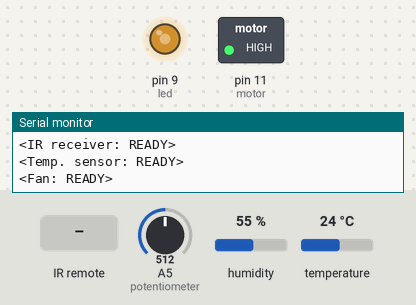
A sketch run on a simulated Arduino Uno, built with avr-gcc and run on an emulated ATmega328P. Parts: switched loads named in the sketch (green lamp = pin HIGH), output pins drawn as LEDs (lit = HIGH), the last lines printed to the serial monitor. Dashed ring = blinking. The inputs (shaded band) are chosen by the test bench; at power-on: A5 (potentiometer) = 512, humidity 55 %, temperature 24 °C.

Above: at 1.5 s.
1.6 s: A5 (potentiometer) set to 605
4.6 s: A5 (potentiometer) set to 625
At 5.28 s:
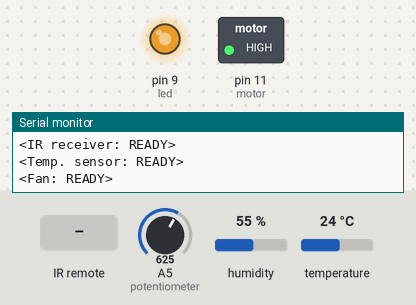
7.6 s: infrared code 0xFFA25D received
At 8.2 s:
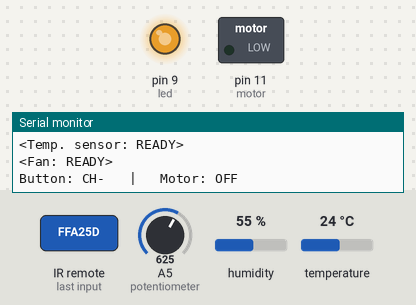
10.6 s: infrared code 0xFFE21D received
At 10.8 s:
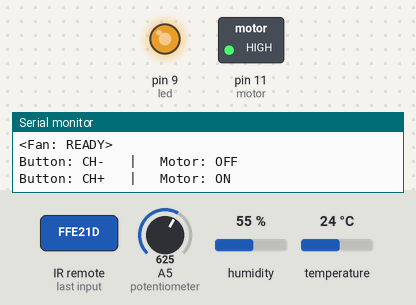
13.6 s: A5 (potentiometer) set to 306
At 14.42 s:
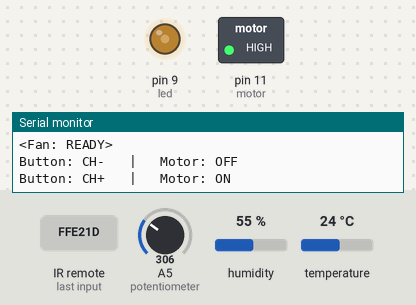
Timing chart, 0 to 17.6 s (numbered marks = the images above; inputs shaded):
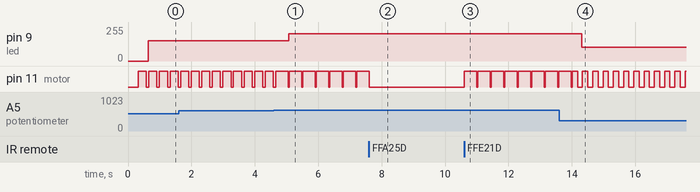

Measured:
- the behaviour switches between 617 and 618 on A5 (potentiometer) (found by bisection; images 0 and 1)
- after the input at 4.6 s, pin 9 (led): 153/255 → 204/255 after 0.46 s; pin 11 (motor): alternates HIGH for 0.40 s and LOW for 0.03 s, starting after 0.46 s
- after the input at 7.6 s, pin 11 (motor): goes on until 7.6 s, then stays LOW
- after the input at 10.6 s, pin 11 (motor): alternates HIGH for 0.40 s and LOW for 0.03 s, starting at once
- after the input at 13.6 s, pin 9 (led): 204/255 → 102/255 after 0.71 s
- by itself, pin 11 (motor): alternates HIGH for 0.26 s and LOW for 0.08 s

The sketch:

FinalCodeV3_Pot.ino
```cpp
/* PWR          FF629D
  CH            FFE21D
  |<<           FF22DD
  >|            FFC23D
  >>|           FF02FD
  -             FFE01F
  Plus          FFA857
  EQ            FF906F
  0             FF6897
  100           FF9867
  200           FFB04F
  1             FF30CF
  2             FF18E7
  3             FF7A85
  4             FF10EF
  5             FF38C7
  6             FF5AA5
  7             FF42BD
  8             FF48B5
  9             FF52AD */
#include <dht.h>
#define dht_dpin A0 //ANALOG 0
dht DHT;

#include <IRremote.h>
int RECV_PIN = 7; //IR PIN
IRrecv irrecv(RECV_PIN);
decode_results results;

int motor = 11; //PWM/DIGITAL 11
boolean autoMan = false;
boolean motorOn = true;
boolean power = false;
int autoMotorSpeed = 0;
int manMotorSpeed = 0;
int motorMan = 0;

int button = 13; //DIGITAL 11
int led = 9;
int t = 0;

boolean track;

int potentiometer = 5;
boolean pot;

void setup() {
  // put your setup code here, to run once:
  pinMode(motor, OUTPUT);
  pinMode(led, OUTPUT);
  Serial.begin(9600);
  irrecv.enableIRIn();
  Serial.println("Group 1-1 Auto-adjusting Fan\n");
  delay(50);
  Serial.print("<IR receiver: ");
  delay(50);
  Serial.println("READY>");
  delay(50);
  Serial.print("<Temp. sensor: ");
  delay(50);
  Serial.println("READY>");
  delay(50);
  Serial.print("<Fan: ");
  delay(50);
  Serial.println("READY>\n\n");
}

void autoManIR() {
  switch (results.value) {
    case 0xFF38C7:
      autoMan = !autoMan;
      Serial.print("Button; 5 |   AUTO/MAN: ");
      Serial.println(autoMan);
      irrecv.resume();
      break;
    case 0x488F3CBB:
      autoMan = !autoMan;
      Serial.print("Button; 5 |   AUTO/MAN: ");
      Serial.println(autoMan);
      irrecv.resume();
      break;
    case 0xFFA25D:
    Serial.println("Button: CH-   |   Motor: OFF");
      t = 0;
      autoMan = false;
      motorOn = false;
      irrecv.resume();
      break;
    case 0xE318261B:
    Serial.println("Button: CH-   |   Motor: OFF");
      t = 0;
      autoMan = false;
      motorOn = false;
      irrecv.resume();
      break;


    case 0xFFE21D:
      Serial.println("Button: CH+   |   Motor: ON  ");
      motorOn = true;
      irrecv.resume();
      break;
    case 0xEE886D7F:
      Serial.println("Button: CH+   |   Motor: ON  ");
      motorOn = true;
      irrecv.resume();
      break;
  }
}
void translateIR() {
  switch (results.value) {
    case 0xFF30CF:
      Serial.println("Button: 1   |   Motor: HIGH  ");
      t = 1;
      track = true;
      irrecv.resume();
      break;
    case 0x9716BE3F:
      Serial.println("Button: 1   |   Motor: HIGH  ");
      t = 1;
      track = true;
      irrecv.resume();
      break;


    case 0xFF18E7:
      Serial.println("Button: 2   |   Motor: MED  ");
      t = 2;
      irrecv.resume();
      break;
    case 0x3D9AE3F7:
      Serial.println("Button: 2   |   Motor: MED  ");
      t = 2;
      irrecv.resume();


    case 0xFF7A85:
      Serial.println("Button: 3   |   Motor: LOW  ");
      t = 3;
      irrecv.resume();
      break;
    case 0x6182021B:
      Serial.println("Button: 3   |   Motor: LOW  ");
      t = 3;
      irrecv.resume();
      break;
  }
}
void loop() {
  // put your main code here, to run repeatedly:
  int potRead = analogRead(potentiometer);
  potRead = map(potRead, 0, 1023, 0, 255);
  int potTrack = constrain(potRead, 0, 255);

  DHT.read11(dht_dpin);
  double tempFahr = round(DHT.temperature * 1.8) + 32;
  int temp = map(tempFahr, 72, 80, 80, 255);
  temp = constrain(temp, 0, 255);

  if (irrecv.decode(&results))
  {
    autoManIR();

    if (autoMan == false && pot == false)
    {
      translateIR();
      //Serial.println(results.value, HEX);
    }
    irrecv.resume(); // Receive the next value
  }
  if (potTrack > 51)
      {
        autoMan = false;
      }
  {
    if (pot == false)
    {
      if (t == 0)
      {
        analogWrite(motor, 0);
        analogWrite(led, 0);
      }
      if (t == 1)
      {
        analogWrite(motor, 255);
        analogWrite(led, 255);
      }
      if (t == 2)
      {
        analogWrite(motor, 255);
        delay(400);
        analogWrite(motor, 0);
        delay(10);
        analogWrite(led, 160);
      }
      if (t == 3)
      {
        analogWrite(motor, 255);
        delay(255);
        analogWrite(motor, 0);
        delay(55);
        analogWrite(led, 90);
      }
    }

    if (autoMan == true && motorOn == true)
    {
      if (temp < 80)    {
        digitalWrite(motor, LOW);
        digitalWrite(led, LOW);
      }
      else if (temp >= 80 && temp < 115)
      {
        analogWrite(motor, 255);
        delay(170);
        analogWrite(motor, 0);
        delay(130);
      }
      else if (temp >= 115 && temp < 150)
      {
        analogWrite(motor, 255);
        delay(255);
        analogWrite(motor, 0);
        delay(55);
      }
      else if (temp >= 150 && temp < 185)
      {
        analogWrite(motor, 255);
        delay(400);
        analogWrite(motor, 0);
        delay(10);
      }
      else if (temp >= 185 && temp <= 255)
      {
        analogWrite(motor, 255);
      }

      digitalWrite(led, HIGH);
      delay(10);
      digitalWrite(led, LOW);

      Serial.print("temperature = ");
      Serial.print(tempFahr);
      Serial.print("F or ");
      Serial.print(DHT.temperature);
      Serial.print("C   |  ");
      Serial.print("analog value = ");
      Serial.println(temp);
      delay(400);
    }
    else if (autoMan == false && motorOn == true)
    {
      if (potTrack >= 0 && potTrack <= 51)
      {
        pot = false;
        //Serial.println(potRead);
      }
      else if (potTrack > 51 && potTrack <= 102)
      {
        autoMan = false;
        t = 0;
        pot = true;
        analogWrite(motor, 255);
        delay(170);
        analogWrite(motor, 0);
        delay(130);
        analogWrite(led, 102);
        //Serial.println(potRead);
      }
      else if (potTrack > 102 && potTrack <= 153)
      {
        autoMan = false;
        t = 0;
        pot = true;
        analogWrite(motor, 255);
        delay(255);
        analogWrite(motor, 0);
        delay(55);
        analogWrite(led, 153);
        //Serial.println(potRead);
      }
      else if (potTrack > 153 && potTrack <= 204)
      {
        autoMan = false;
        t = 0;
        pot = true;
        analogWrite(motor, 255);
        delay(400);
        analogWrite(motor, 0);
        delay(2);
        analogWrite(led, 204);
        // Serial.println(potRead);
      }
      else if (potTrack > 204 && potTrack <= 255)
      {
        autoMan = false;
        t = 0;
        pot = true;
        analogWrite(motor, 255);
        analogWrite(led, 255);
        //Serial.println(potRead);
      }
    }
  }
}
```
